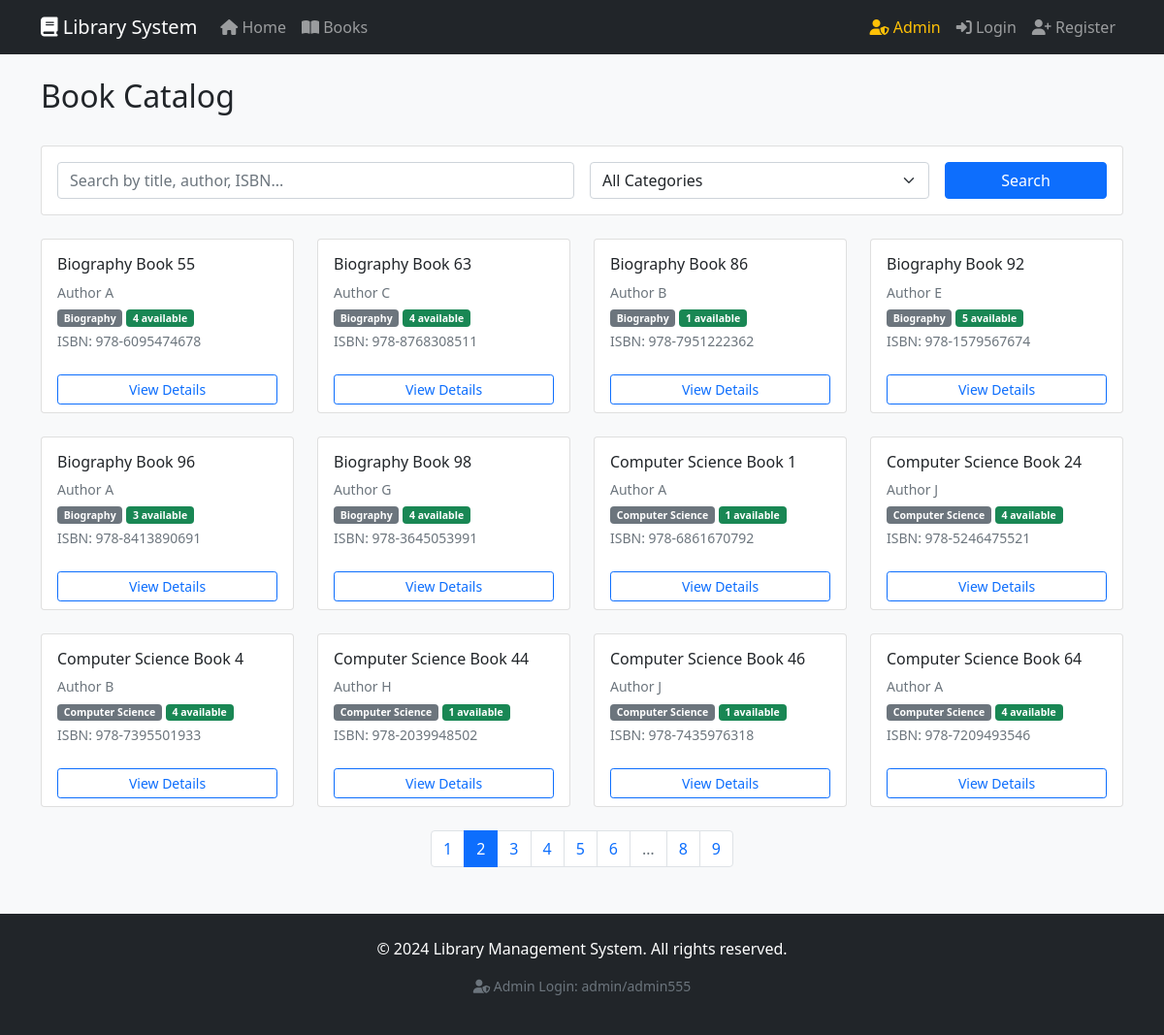
The app's page /books?page=2&search=&category= with its own data.
### models/book.py (models this page shows)
class Book(db.Model):
    __tablename__ = 'books'
    id = db.Column(db.Integer, primary_key=True)
    title = db.Column(db.String(200), nullable=False)
    author = db.Column(db.String(100), nullable=False)
    isbn = db.Column(db.String(5), unique=True, nullable=False)  # Changed to 5 characters
    category = db.Column(db.String(50), nullable=False)
    publisher = db.Column(db.String(100))
    publication_year = db.Column(db.Integer)
    total_copies = db.Column(db.Integer, default=1)
    available_copies = db.Column(db.Integer, default=1)
    location = db.Column(db.String(50))
    description = db.Column(db.Text)
    status = db.Column(db.String(20), default='available')
    created_date = db.Column(db.DateTime, default=datetime.utcnow)
    __table_args__ = (
        CheckConstraint('length(isbn) = 5', name='isbn_length_check'),
        CheckConstraint('isbn ~ \'^[0-9]{5}$\'', name='isbn_numeric_check'),
    )

### routes/book_routes.py (the view, shortened to what this page needs)
@book_bp.route('/books')
def book_catalog():
    page = request.args.get('page', 1, type=int)
    category = request.args.get('category', '')
    search = request.args.get('search', '')
    query = Book.query
    if category:
        query = query.filter(Book.category == category)
    books = query.order_by(Book.title).paginate(page=page, per_page=12, error_out=False)
    categories = db.session.query(Book.category).distinct().all()
    categories = [cat[0] for cat in categories]
    return render_template('books/catalog.html',
                         books=books,
                         categories=categories,
                         current_category=category,
                         search_term=search)

### templates/books/catalog.html (shortened to what this page needs)
{% extends "base.html" %}
{% block content %}
<div class="row mb-4">
    <div class="col-md-8">
        <h2>Book Catalog</h2>
    </div>
    <div class="col-md-4 text-end">
    </div>
</div>
<div class="card mb-4">
    <div class="card-body">
        <form method="GET" class="row g-3">
            <div class="col-md-6">
                <input type="text" class="form-control" name="search" placeholder="Search by title, author, ISBN..." value="{{ search_term }}">
            </div>
            <div class="col-md-4">
                <select class="form-select" name="category">
                    <option value="">All Categories</option>
                </select>
            </div>
            <div class="col-md-2">
                <button type="submit" class="btn btn-primary w-100">Search</button>
            </div>
        </form>
    </div>
</div>
<div class="row">
    {% for book in books.items %}
    <div class="col-md-3 mb-4">
        <div class="card book-card h-100">
            <div class="card-body">
                <h6 class="card-title text-truncate" title="{{ book.title }}">{{ book.title }}</h6>
                <p class="card-text text-muted small mb-1">{{ book.author }}</p>
                <p class="card-text small mb-1">
                    <span class="badge bg-secondary">{{ book.category }}</span>
                    {% if book.available_copies > 0 %}
                        <span class="badge bg-success">{{ book.available_copies }} available</span>
                    {% else %}
                        <span class="badge bg-danger">Out of stock</span>
                    {% endif %}
                </p>
                <p class="card-text small text-muted mb-0">
                    ISBN: {{ book.isbn }}
                </p>
            </div>
            <div class="card-footer bg-transparent border-top-0">
                <a href="{{ url_for('books.book_details', book_id=book.id) }}"
                   class="btn btn-sm btn-outline-primary w-100">View Details</a>
            </div>
        </div>
    </div>
    {% endfor %}
</div>
{% if books.pages > 1 %}
<nav aria-label="Page navigation">
    <ul class="pagination justify-content-center">
        {% for page_num in books.iter_pages() %}
            {% if page_num %}
                <li class="page-item {% if page_num == books.page %}active{% endif %}">
                    <a class="page-link" href="{{ url_for('books.book_catalog', page=page_num, search=search_term, category=current_category) }}">
                        {{ page_num }}
                    </a>
                </li>
            {% else %}
                <li class="page-item disabled"><span class="page-link">…</span></li>
            {% endif %}
        {% endfor %}
    </ul>
</nav>
{% endif %}
{% endblock %}

### static/css/style.css (style rules this page uses)
body { background-color: #f8f9fa; }
.book-card { transition: transform 0.2s; height: 100%; }

### records on screen
Book: title "Biography Book 55", author "Author A", category "Biography", available_copies "4", isbn "978-6095474678"
Book: title "Biography Book 63", author "Author C", category "Biography", available_copies "4", isbn "978-8768308511"
Book: title "Biography Book 86", author "Author B", category "Biography", available_copies "1", isbn "978-7951222362"
Book: title "Biography Book 92", author "Author E", category "Biography", available_copies "5", isbn "978-1579567674"
Book: title "Biography Book 96", author "Author A", category "Biography", available_copies "3", isbn "978-8413890691"
Book: title "Biography Book 98", author "Author G", category "Biography", available_copies "4", isbn "978-3645053991"
Book: title "Computer Science Book 1", author "Author A", category "Computer Science", available_copies "1", isbn "978-6861670792"
Book: title "Computer Science Book 24", author "Author J", category "Computer Science", available_copies "4", isbn "978-5246475521"
Book: title "Computer Science Book 4", author "Author B", category "Computer Science", available_copies "4", isbn "978-7395501933"
Book: title "Computer Science Book 44", author "Author H", category "Computer Science", available_copies "1", isbn "978-2039948502"
Book: title "Computer Science Book 46", author "Author J", category "Computer Science", available_copies "1", isbn "978-7435976318"
Book: title "Computer Science Book 64", author "Author A", category "Computer Science", available_copies "4", isbn "978-7209493546"

### other values on screen
{{ page_num }} "1" "2" "3" "4" "5" "6" "8" "9"
